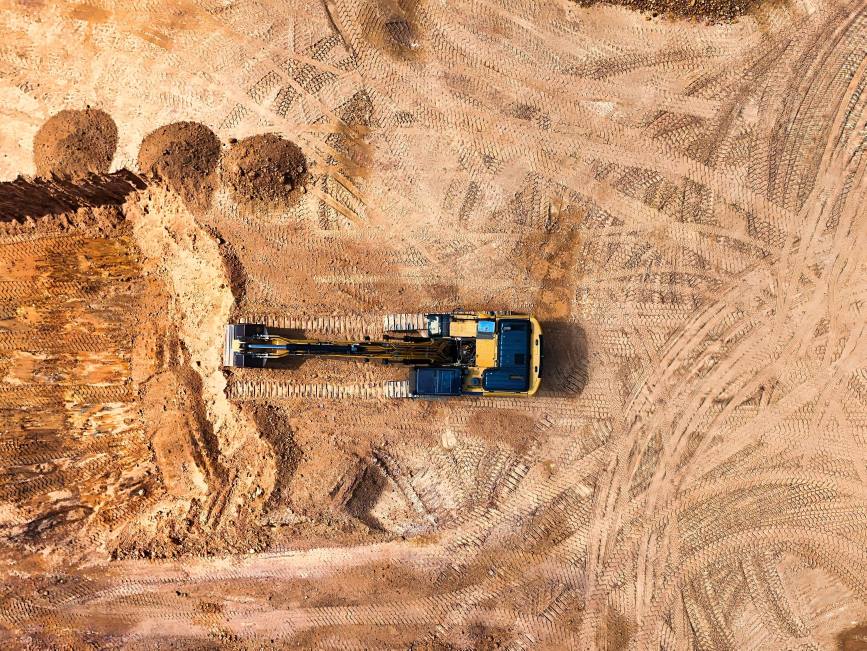
#> input picture src-img/px-33122153.jpg, 2600 x 1951 px, found by its file name (shown at 1/3 size)
$ python natural.py
#> lines starting #> are read from the running program, lines starting #| are printed output that depends on the picture
# Natural colour exports (no navy duotone, no grade). Client asked on 2026-10-02 to remove the blue overlay on images.
from PIL import Image
OUT='public/img'
def save(im,name,widths=(2400,1400,800),q=78):
    im=im.convert('RGB')
    for w in widths:
        r=im.resize((w,round(im.height*w/im.width)),Image.LANCZOS) if im.width>w else im
        r.save(f'{OUT}/{name}-{w}.webp','WEBP',quality=q,method=6)
S='src-img'
save(Image.open(f'{S}/px-33122153.jpg'),'hero-equipement')
#> in save, im is the input picture: PIL image 2600x1951 RGB; mean R, G, B 196.1, 148.3, 109.8
#> the loop in save, `for w in widths:` made 3 passes
#> w on passes 1 to 3: 2400, 1400, 800
save(Image.open(f'{S}/px-15452183.jpg'),'city-night')
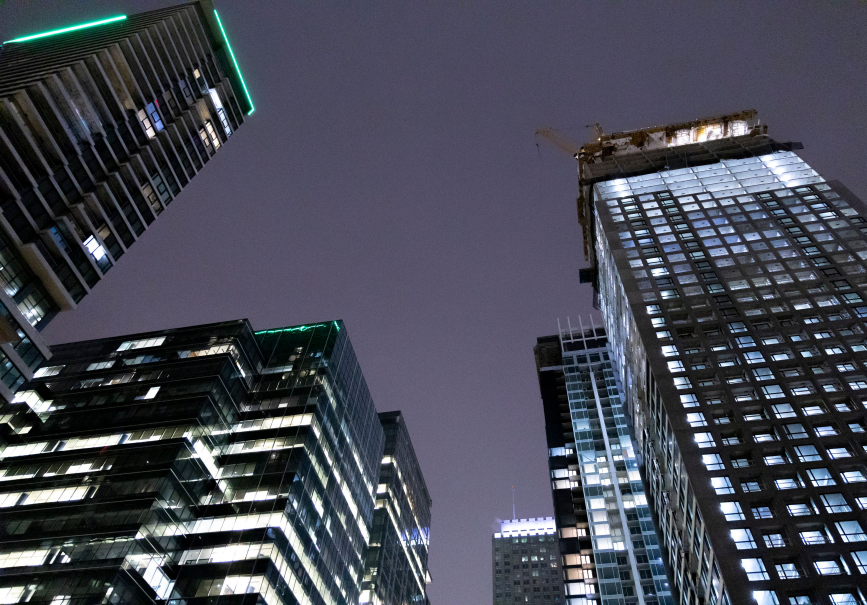
#> input picture src-img/px-15452183.jpg, 2600 x 1815 px, found by its file name (shown at 1/3 size)
#> in save, im is the input picture: PIL image 2600x1815 RGB; mean R, G, B 71, 73.8, 85.6
#> the loop in save (call 2), `for w in widths:` made 3 passes
#> pass 1, in save (call 2), `r=im.resize((w,round(im.height*w/im.width)),Image.LANCZOS) if im.width..`:
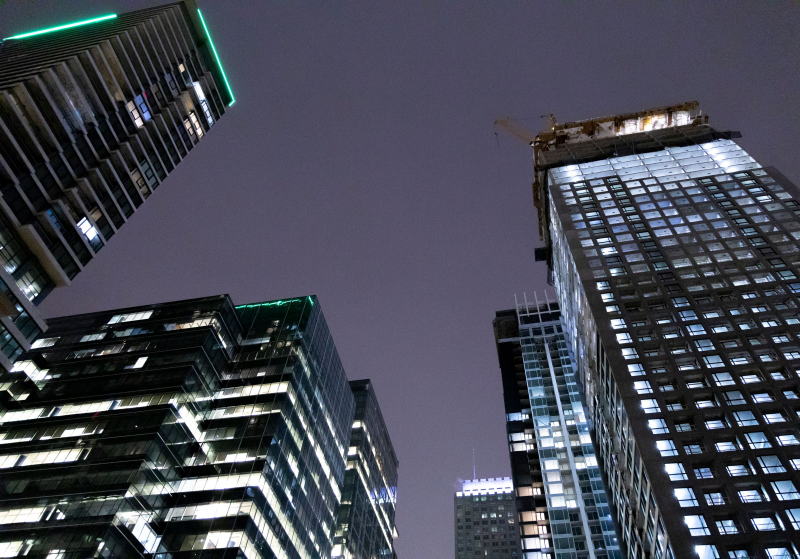
#> r: PIL image 2400x1675 RGB (shown at 1/3 size); mean R, G, B 71, 73.8, 85.6
save(Image.open(f'{S}/px-35528879.jpg'),'facade-v')
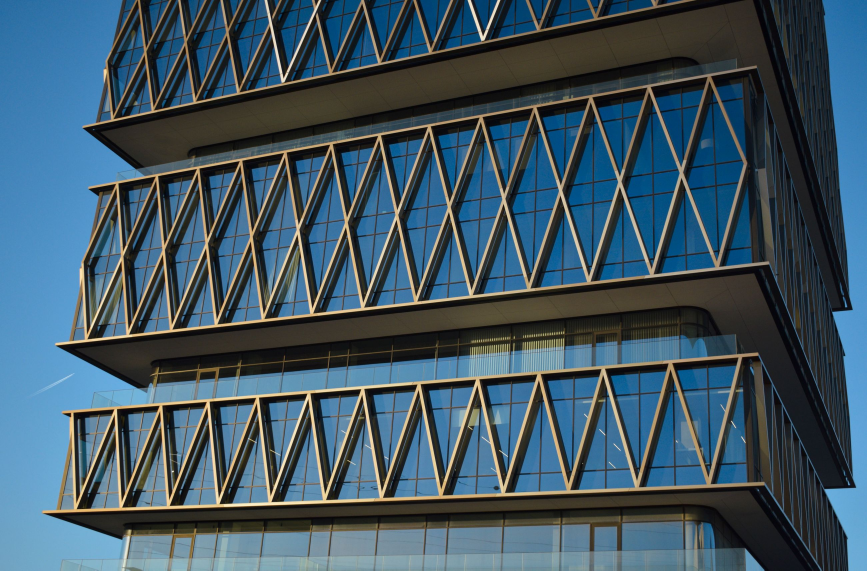
#> input picture src-img/px-35528879.jpg, 2600 x 1711 px, found by its file name (shown at 1/3 size)
#> in save, im is the input picture: PIL image 2600x1711 RGB; mean R, G, B 62.8, 85.9, 99.8
#> the loop in save (call 3), `for w in widths:` made 3 passes
#> pass 1, in save (call 3), `r=im.resize((w,round(im.height*w/im.width)),Image.LANCZOS) if im.width..`:
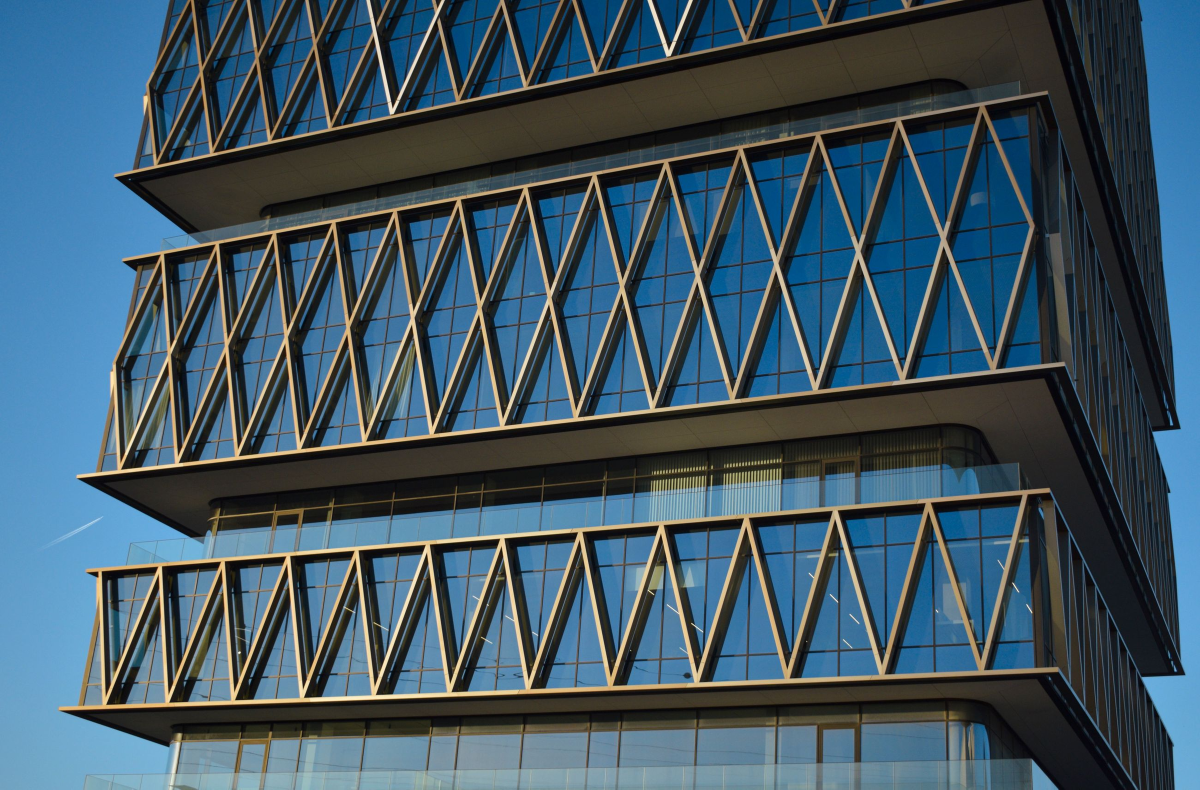
#> r: PIL image 2400x1579 RGB (shown at 1/2 size); mean R, G, B 62.8, 85.9, 99.8
save(Image.open(f'{S}/px-38633406.jpg'),'skyline')
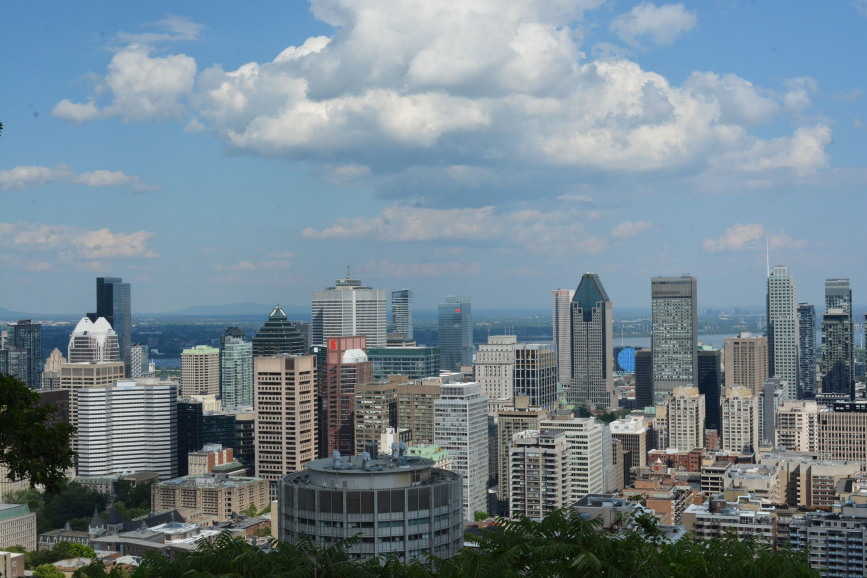
#> input picture src-img/px-38633406.jpg, 2600 x 1733 px, found by its file name (shown at 1/3 size)
#> in save, im is the input picture: PIL image 2600x1733 RGB; mean R, G, B 116.3, 133.5, 143.9
save(Image.open(f'{S}/px-36522027.jpg'),'equipment')
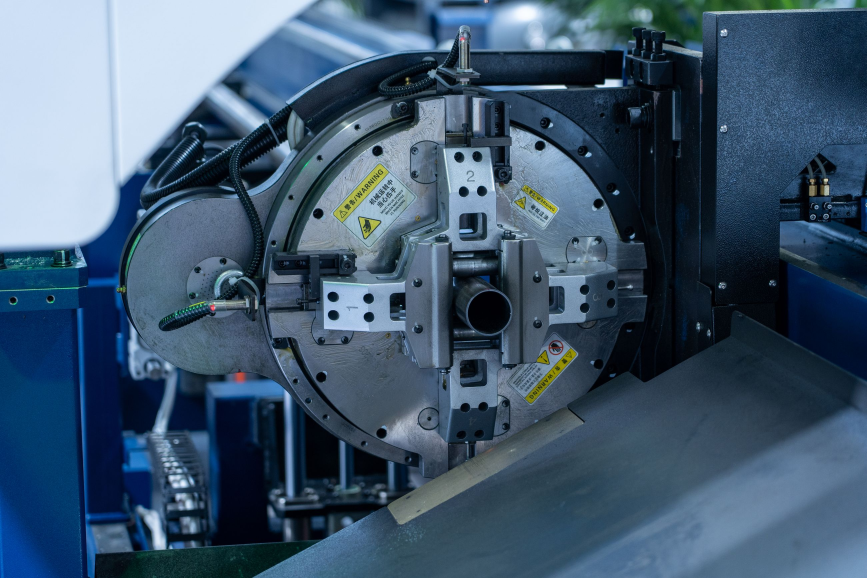
#> input picture src-img/px-36522027.jpg, 2600 x 1733 px, found by its file name (shown at 1/3 size)
#> in save, im is the input picture: PIL image 2600x1733 RGB; mean R, G, B 64.5, 88.1, 110.3
#> the loop in save (call 5), `for w in widths:` made 3 passes
#> pass 3, in save (call 5), `r=im.resize((w,round(im.height*w/im.width)),Image.LANCZOS) if im.width..`:
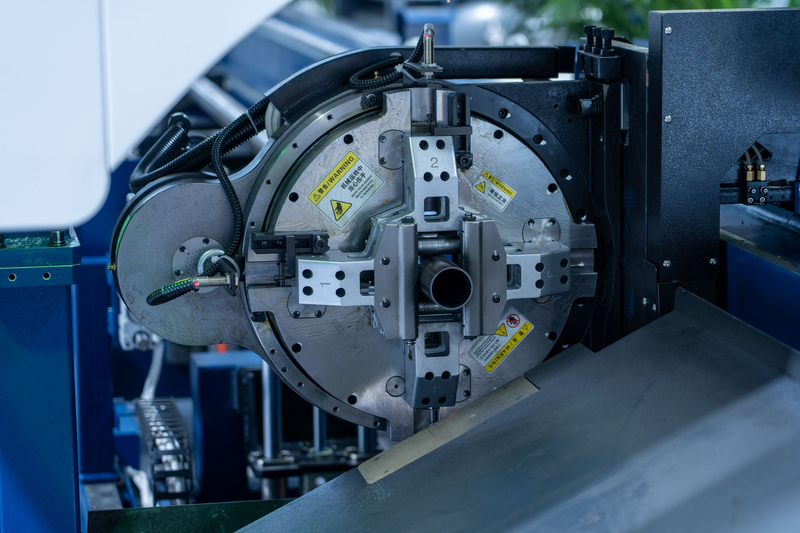
#> r: PIL image 800x533 RGB; mean R, G, B 64.6, 88.1, 110.3
for n in (1,2,3,4):
#> (the run stopped early here; a loop or call above may not have finished)
